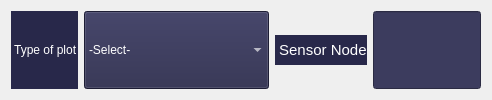
                 <widget class="QWidget" name="channelselect" native="true">
                  <layout class="QHBoxLayout" name="horizontalLayout_7">
                   <item>
                    <layout class="QHBoxLayout" name="box">
                     <item>
                      <widget class="QLabel" name="label_3">
                       <property name="sizePolicy">
                        <sizepolicy hsizetype="Minimum" vsizetype="Preferred">
                         <horstretch>0</horstretch>
                         <verstretch>0</verstretch>
                        </sizepolicy>
                       </property>
                       <property name="minimumSize">
                        <size>
                         <width>25</width>
                         <height>25</height>
                        </size>
                       </property>
                       <property name="styleSheet">
                        <string notr="true">color: rgb(255, 255, 255) ;
background-color: rgba(40,40,74,255);</string>
                       </property>
                       <property name="text">
                        <string> Type of plot</string>
                       </property>
                      </widget>
                     </item>
                     <item>
                      <widget class="QComboBox" name="typebox">
                       <property name="sizePolicy">
                        <sizepolicy hsizetype="Minimum" vsizetype="Preferred">
                         <horstretch>0</horstretch>
                         <verstretch>0</verstretch>
                        </sizepolicy>
                       </property>
                       <property name="minimumSize">
                        <size>
                         <width>25</width>
                         <height>25</height>
                        </size>
                       </property>
                       <property name="styleSheet">
                        <string notr="true">color: rgb(255, 255, 255) ;
background-color: rgba(40,40,74,255);</string>
                       </property>
                       <item>
                        <property name="text">
                         <string>-Select-</string>
                        </property>
                       </item>
                       <item>
                        <property name="text">
                         <string>Timeseries Plot</string>
                        </property>
                       </item>
                       <item>
                        <property name="text">
                         <string>Power Spectral Density(psd)</string>
                        </property>
                       </item>
                       <item>
                        <property name="text">
                         <string>Spectrogram</string>
                        </property>
                       </item>
                       <item>
                        <property name="text">
                         <string>Mean Plot</string>
                        </property>
                       </item>
                       <item>
                        <property name="text">
                         <string>Varience Plot</string>
                        </property>
                       </item>
                       <item>
                        <property name="text">
                         <string>PSD Heatmap</string>
                        </property>
                       </item>
                      </widget>
                     </item>
                     <item>
                      <widget class="QLabel" name="label_sensor">
                       <property name="sizePolicy">
                        <sizepolicy hsizetype="Minimum" vsizetype="Preferred">
                         <horstretch>0</horstretch>
                         <verstretch>0</verstretch>
                        </sizepolicy>
                       </property>
                       <property name="minimumSize">
                        <size>
                         <width>25</width>
                         <height>25</height>
                        </size>
                       </property>
                       <property name="maximumSize">
                        <size>
                         <width>16777215</width>
                         <height>30</height>
                        </size>
                       </property>
                       <property name="font">
                        <font>
                         <pointsize>11</pointsize>
                        </font>
                       </property>
                       <property name="styleSheet">
                        <string notr="true">color: rgb(255, 255, 255) ;
background-color: rgba(40,40,74,255);</string>
                       </property>
                       <property name="text">
                        <string> Sensor Node</string>
                       </property>
                       <property name="alignment">
                        <set>Qt::AlignLeading|Qt::AlignLeft|Qt::AlignVCenter</set>
                       </property>
                      </widget>
                     </item>
                     <item>
                      <widget class="QLineEdit" name="sensor">
                       <property name="sizePolicy">
                        <sizepolicy hsizetype="Minimum" vsizetype="Preferred">
                         <horstretch>0</horstretch>
                         <verstretch>0</verstretch>
                        </sizepolicy>
                       </property>
                       <property name="minimumSize">
                        <size>
                         <width>25</width>
                         <height>25</height>
                        </size>
                       </property>
                       <property name="styleSheet">
                        <string notr="true">background-color: rgba(60,60,94,255);
color:rgb(255, 255, 255)</string>
                       </property>
                      </widget>
                     </item>
                    </layout>
                   </item>
                  </layout>
                 </widget>
